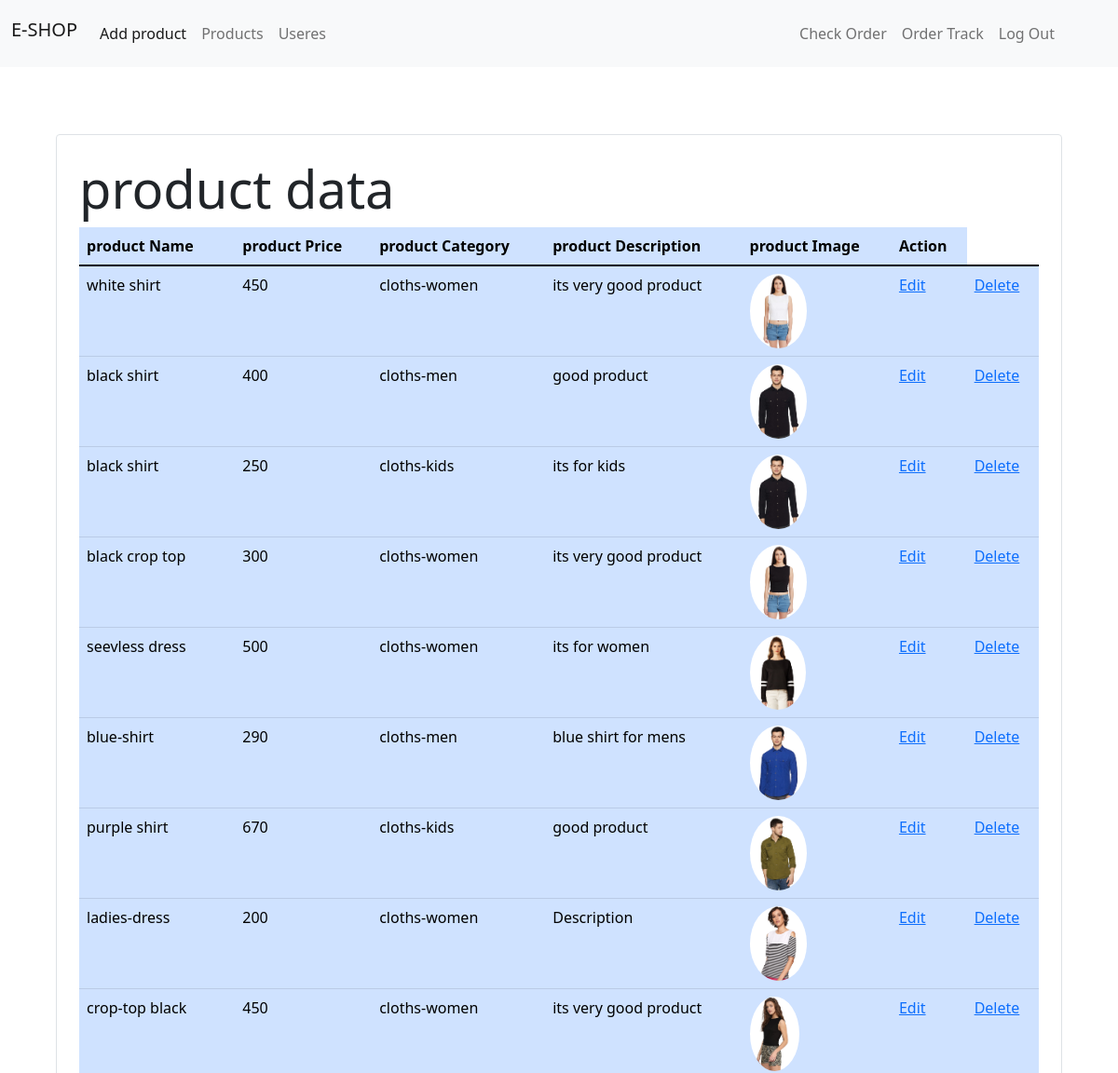
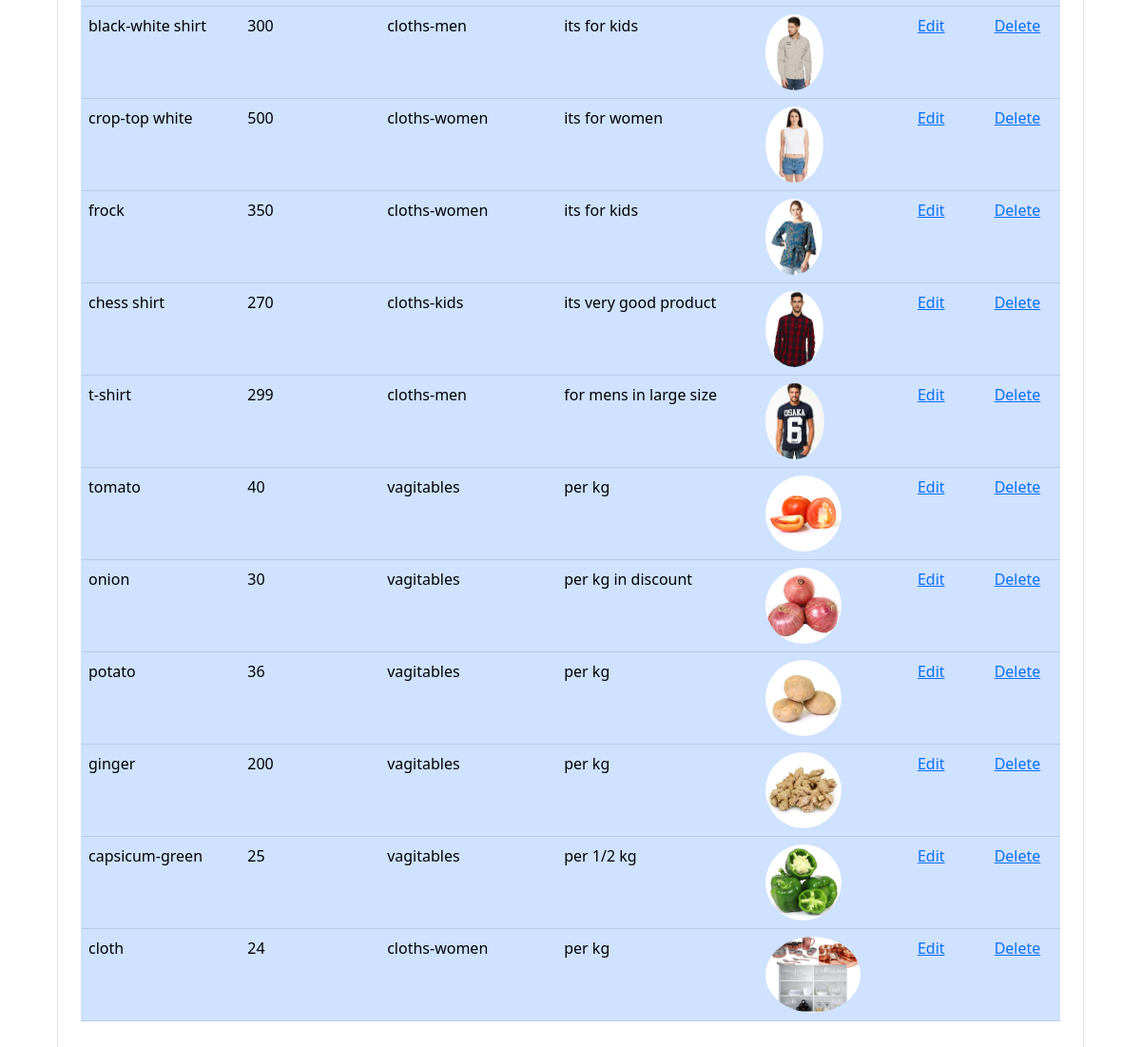
/product, run on the app's committed database (2 pictures, top to bottom).
### store/models/product.py (models this page shows, shortened)
class Product(models.Model):
    name=models.CharField(max_length=50)
    price=models.IntegerField(default=0)
    category=models.ForeignKey(Category, on_delete=models.CASCADE, default=1)
    description=models.CharField(max_length=200,default='',null=True,blank=True)
    image=models.ImageField(upload_to='uploads/products/')
    @property
    def get_image_url(self):
         if self.image and hasattr(self.image, 'url'):
             return self.image.url
         else:
             return "/uploads/products/user.jpg"

### store/models/category.py (models this page shows, shortened)
class Category(models.Model):
    category=models.CharField(max_length=20)

### store/views/products.py (the view)
# urls.py: path('product',showProducts,name='product'),
def showProducts(request):
    products=Product.objects.all()
    category=Category.objects.all()
    return render(request,'products.html',{'products':products,'category':category})

### store/templates/products.html (shortened to what this page needs)
{% extends 'adminbase.html' %}
{% block content %}
<div class="container-fluid">
    <div class="p-4 m-4">
        <div class="col-lg-12 mt-4 mb-4 mx-auto border rounded p-4 ">
            <div class="table-responsive">
                <h3 class="display-4 pl-4 ml-4">product data</h3>
                <table class="table table-primary">
                    <thead>
                        <tr>
                            <th>product Name</th>
                            <th>product Price</th>
                            <th>product Category</th>
                            <th>product Description</th>
                            <th>product Image</th>
                            <th>Action</th>
                        </tr>
                    </thead>
                    <tbody>
                        {% for i in products %}
                        <tr>
                            <td>{{i.name}}</td>
                            <td>{{i.price}}</td>
                            <td>{{i.category.category}}</td>
                            <td>{{i.description}}</td>
                            <td><img style="height:80px;" class="rounded-circle" src="{{i.get_image_url}}" alt=""></td>
                            <td> <a href="{% url 'edit' i.id %}">Edit</a></td>
                            <td><a href="{% url 'remove' i.id %}">Delete</a></td>
                        </tr>
                        {% endfor %}
                    </tbody>
                </table>
            </div>
        </div>
    </div>
</div>
{% endblock content %}

### store/templates/adminbase.html (shortened to what this page needs)
<!doctype html>
{% load static %}
<html lang="en">
<head>
    <link rel="stylesheet" href="{% static 'bootstrap.min.css' %}">
</head>
<body>
    <nav class="navbar navbar-expand-lg navbar-light bg-light">
        <div class="container-fluid">
            <h2 class="navbar-brand">E-SHOP</h2>
            <div class="collapse navbar-collapse" id="navbarSupportedContent">
                <ul class="navbar-nav me-auto mb-2 mb-lg-0">
                    <li class="nav-item">
                        <a class="nav-link active" aria-current="page" href="/addproduct">Add product</a>
                    </li>
                    <li class="nav-item">
                        <a class="nav-link" aria-current="page" href="/product">Products </a>
                    </li>
                    <li class="nav-item">
                        <a class="nav-link" aria-current="page" href="#">Useres </a>
                    </li>
                </ul>
                <ul class="navbar-nav my-lg-2 me-5">
                    <li class="nav-item">
                        <a class="nav-link" aria-current="page" href="#">Check Order</a>
                    </li>
                    <li class="nav-item">
                        <a class="nav-link" aria-current="page" href="#">Order Track</a>
                    </li>
                    <li class="nav-item">
                        <a class="nav-link" aria-current="page" href="/alogout">Log Out</a>
                    </li>
                </ul>
            </div>
        </div>
    </nav>
    {% block content %}
    {% endblock %}
</body>
</html>

### data on the page
Product: name "white shirt", price "450", category.category "cloths-women", description "its very good product", get_image_url (picture)
Product: name "black shirt", price "400", category.category "cloths-men", description "good product", get_image_url (picture)
Product: name "black shirt", price "250", category.category "cloths-kids", description "its for kids", get_image_url (picture)
Product: name "black crop top", price "300", category.category "cloths-women", description "its very good product", get_image_url (picture)
Product: name "seevless dress", price "500", category.category "cloths-women", description "its for women", get_image_url (picture)
Product: name "blue-shirt", price "290", category.category "cloths-men", description "blue shirt for mens", get_image_url (picture)
Product: name "purple shirt", price "670", category.category "cloths-kids", description "good product", get_image_url (picture)
Product: name "ladies-dress", price "200", category.category "cloths-women", description "Description", get_image_url (picture)
Product: name "crop-top black", price "450", category.category "cloths-women", description "its very good product", get_image_url (picture)
Product: name "black-white shirt", price "300", category.category "cloths-men", description "its for kids", get_image_url (picture)
Product: name "crop-top white", price "500", category.category "cloths-women", description "its for women", get_image_url (picture)
Product: name "frock", price "350", category.category "cloths-women", description "its for kids", get_image_url (picture)
Product: name "chess shirt", price "270", category.category "cloths-kids", description "its very good product", get_image_url (picture)
Product: name "t-shirt", price "299", category.category "cloths-men", description "for mens in large size", get_image_url (picture)
Product: name "tomato", price "40", category.category "vagitables", description "per kg", get_image_url (picture)
Product: name "onion", price "30", category.category "vagitables", description "per kg in discount", get_image_url (picture)
Product: name "potato", price "36", category.category "vagitables", description "per kg", get_image_url (picture)
Product: name "ginger", price "200", category.category "vagitables", description "per kg", get_image_url (picture)
Product: name "capsicum-green", price "25", category.category "vagitables", description "per 1/2 kg", get_image_url (picture)
Product: name "cloth", price "24", category.category "cloths-women", description "per kg", get_image_url (picture)
